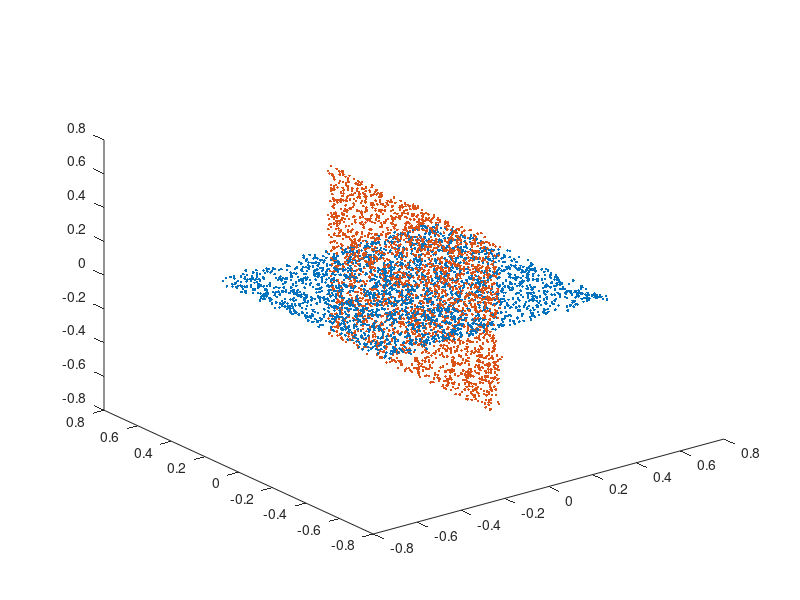

Here is the MATLAB script that generated this plot: (Note: this script raises an error after producing the figure.)

%% Here is a toy example. 
rng('default');
addpath(genpath(pwd));

n = [2500, 2500];  % number of data points from each manifold
D = 50;  % the ambient dimension 
d = 2;   % the intrinsic dimenison
rotation = [0, pi/2]; % rotate randomly generated horizontal manifolds by an angle. 
tau = 0.05; % overall noise. 
noise_type = 'uniform'; 

data = zeros([sum(n) D]); labels = zeros([sum(n) 1]);

% For each manifold
for j = 1:length(n)

  % Generate rotation
  c = cos(rotation(j));
  s = sin(rotation(j));
  G = eye(D);
  G(1:(d+1),1:(d+1)) = [ c 0 s; 
                         0 1 0
                        -s 0 c];
 

  % Generate noiseless, standardized data
  thisData = zeros([n(j) D]);
  thisData(:,1:d) = -0.5 + rand([n(j) 2]);

  % Pollute standardized data with noise
  switch noise_type
    case 'gaussian'
      thisData = thisData + normrnd(0,tau/sqrt(D-d),size(thisData));
    case 'uniform'
      thisData = thisData + sqrt(3)*tau/sqrt(D-d)*(2*rand(size(thisData))-1);
  end

  % Rotate polluted data
  thisData = thisData * G;

  % Place data in right locations in output.
  row1 = 0 + sum(n(1:(j-1))) + 1;
  row2 = sum(n(1:j));
  data(row1:row2,:) = thisData;
  labels(row1:row2) = j;
end

%% Here is a visualization of the data (projected onto a 3-D space). 

plot3(data(1:n(1),1),data(1:n(1),2),data(1:n(1),3),'.')
hold on 
plot3(data(n(1)+1:n(1)+n(2),1),data(n(1)+1:n(1)+n(2),2),data(n(1)+1:n(1)+n(2),3),'.')
hold off

%% Here is where you run the SVD code. 

parallel = 0;    
EstDimopts = struct('NumberOfTrials',3,'verbose',0,'MAXDIM',size(data,2),'MAXAMBDIM',size(data,2),'Ptwise',0,'PtIdxs',0,'NetsOpts',[],'UseSmoothedS',0,'EnlargeScales',0,'Deltas',[],'KeepV',0,'kNN',[],'AllPtsFast',0,'DownSample',1,'RandomizedSVDThres',inf);
[d_est,noise_margin] = EstDim_MSVD(data', parallel, EstDimopts);
d_est; % this should be equal to d
tau_est = sqrt(D-d)*noise_margin; % this should be equal to tau. 